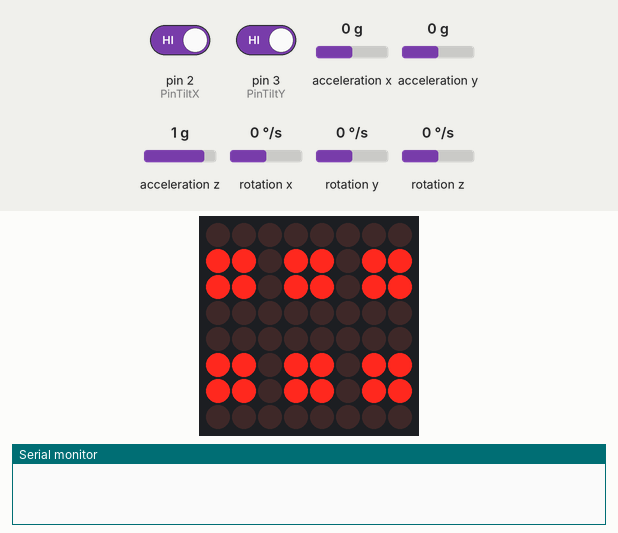
The sketch below on a simulated Arduino Uno, built with avr-gcc and run on an emulated ATmega328P. On the bench: 8×8 LED matrix, the last lines printed to the serial monitor. Wiring (inferred from the names in the program): MPU-6050 motion sensor at I2C address 0x68. The test bench sets the inputs (shaded band); at power-on: acceleration x 0 g, pin 2 (PinTiltX) HIGH, pin 3 (PinTiltY) HIGH, acceleration y 0 g, acceleration z 1 g, rotation x 0 °/s, rotation y 0 °/s, rotation z 0 °/s. Random numbers use the default seed unless the sketch sets one.

Above: at 1.3 s.
3.5 s: acceleration x set to -1.4 g
At 6.9 s:
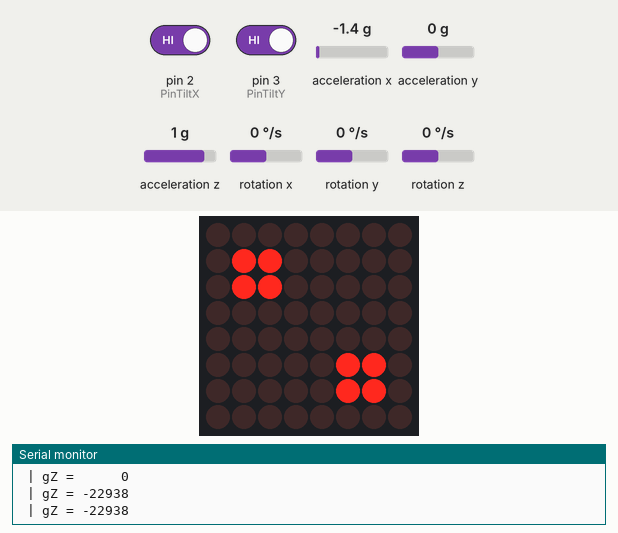
7.0 s: pin 2 (PinTiltX) driven LOW
At 8.5 s:
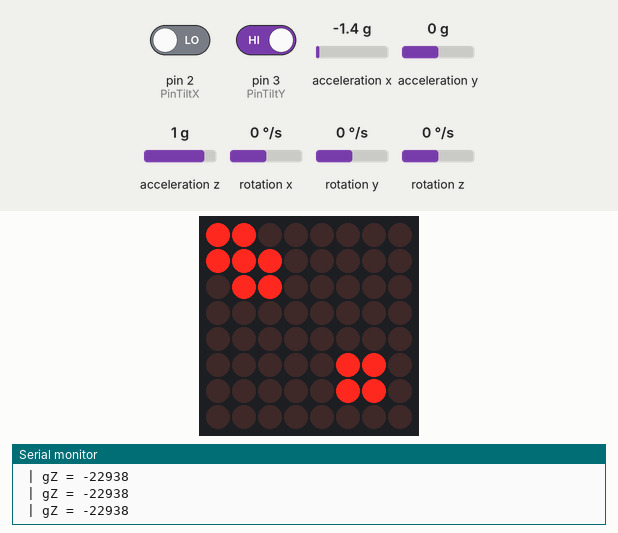
11.1 s: pin 3 (PinTiltY) driven LOW
At 12.9 s:
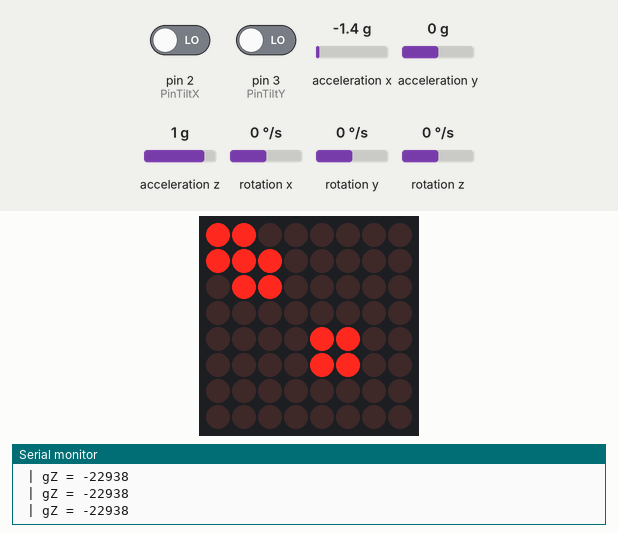
15.2 s: pin 2 (PinTiltX) driven HIGH
At 17.3 s:
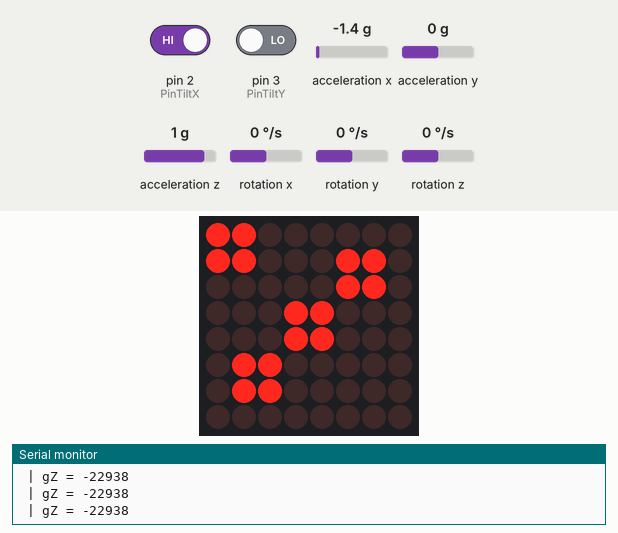
18.0 s: pin 3 (PinTiltY) driven HIGH
At 20.33 s:
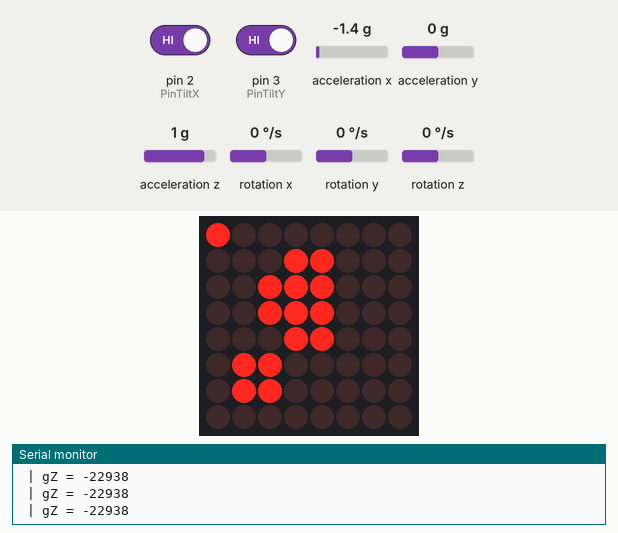
21.7 s: pin 2 (PinTiltX) driven LOW
At 23.6 s:
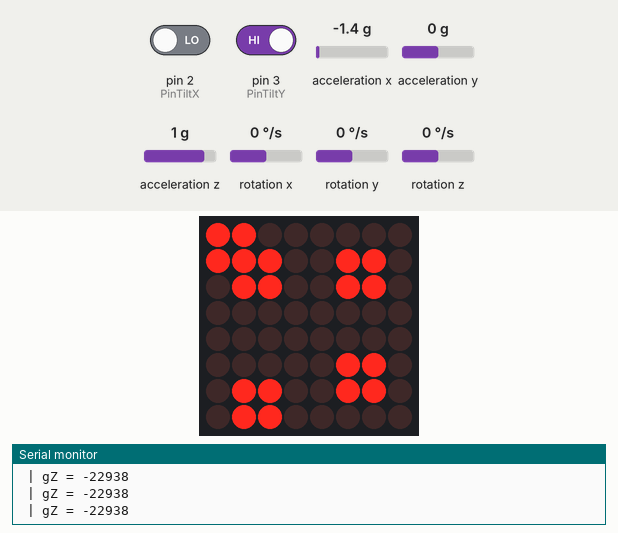

Measured:
- after the input at 3.5 s, the display: first changes after 1.9 s (image 1 shows a later state)
- what the display in image 0 shows lasts 1.1 s, from 1.2 s to 2.3 s
- what the display in image 2 shows lasts 2.2 s, from 7.7 s to 9.9 s

The sketch:

arr_led.ino
```cpp
// (licence header left out)
//Bibliothek fr die Ansteuerung der 8x8 LED-Matrix einbinden
//Include lib for the 8x8 LED matrix
#include "LedControl.h"
#include "Wire.h"

int PinTiltX = 2; //Pin fr Tiltsensor X
int PinTiltY = 3; //Pin fr Tiltsensor Y


const int MPU_ADDR = 0x68; // I2C address of the MPU-6050. If AD0 pin is set to HIGH, the I2C address will be 0x69.

int16_t accelerometer_x, accelerometer_y, accelerometer_z; // variables for accelerometer raw data
int16_t gyro_x, gyro_y, gyro_z; // variables for gyro raw data
int16_t temperature; // variables for temperature data

char tmp_str[7]; // temporary variable used in convert function

char* convert_int16_to_str(int16_t i) { // converts int16 to string. Moreover, resulting strings will have the same length in the debug monitor.
  sprintf(tmp_str, "%6d", i);
  return tmp_str;
}

//Pins der LED-Matrix
//Pins of the LED matrix
int PinCLK = 7;
int PinCS = 6;
int PinDIN = 5;

LedControl lc = LedControl(PinDIN, PinCLK, PinCS, 1);

//Koordinaten der Wrfelaugen in der LED-Matrix
//Coordinates of the Dice points in the LED matrix
int DicePic[8][6][2] =
{
  { //leere Matrix und Startposition:
    {9,9}, //1. Punkt
    {9,8}, //2. Punkt
    {9,7}, //3. Punkt
    {9,6}, //4. Punkt
    {9,5}, //5. Punkt
    {9,4} //6. Punkt
  },
  { //1:
    {4,4}, //1. Punkt
    {-1,-1}, //2. Punkt
    {-1,-1}, //3. Punkt
    {-1,-1}, //4. Punkt
    {-1,-1}, //5. Punkt
    {-1,-1}  //6. Punkt
  },
  { //2:
    {2,2}, //1. Punkt
    {6,6}, //2. Punkt
    {-1,-1}, //3. Punkt
    {-1,-1}, //4. Punkt
    {-1,-1}, //5. Punkt
    {-1,-1}  //6. Punkt
  },
  { //3:
    {2,6}, //1. Punkt
    {6,2}, //2. Punkt
    {4,4}, //3. Punkt
    {-1,-1}, //4. Punkt
    {-1,-1}, //5. Punkt
    {-1,-1}  //6. Punkt
  },
  { //4:
    {2,2}, //1. Punkt
    {2,6}, //2. Punkt
    {6,2}, //3. Punkt
    {6,6}, //4. Punkt
    {-1,-1}, //5. Punkt
    {-1,-1}  //6. Punkt
  },
  { //5:
    {2,2}, //1. Punkt
    {2,6}, //2. Punkt
    {6,2}, //3. Punkt
    {6,6}, //4. Punkt
    {4,4}, //5. Punkt
    {-1,-1}  //6. Punkt
  },
  { //6:
    {2,1}, //1. Punkt
    {2,4}, //2. Punkt
    {2,7}, //3. Punkt
    {6,1}, //4. Punkt
    {6,4}, //5. Punkt
    {6,7}  //6. Punkt
  },
  { //Start:
    {-1,-1}, //1. Punkt
    {-1,-1}, //2. Punkt
    {-1,-1}, //3. Punkt
    {-1,-1}, //4. Punkt
    {-1,-1}, //5. Punkt
    {-1,-1}  //6. Punkt
  }
  };


//Variablen der Wrfelaugen: Position, Richtung, Geschwindigkeit fr X und Y
//Variables of the dice: position, direction, speed for X and Y
float DiceXpos[6];
float DiceXdir[6];
volatile byte DiceXspeed[6];
float DiceYpos[6];
float DiceYdir[6];
volatile byte DiceYspeed[6];


int DiceValue;
unsigned long timestamp;
byte Mode;
int volatile shakes;
int ShakesPerSecond;
int step;

void InterruptChecks() {
  //Schttel-Anzahl zhlen
  //Count Shakes
  shakes=shakes+1;
  //Serial.println(millis());
  timestamp=millis();
}

void SetSpeedX() {
  if (Mode==0) {
    //alle Wrfel in X beschleunigen
    //Speed-up dice in X
    for (int i = 0; i < 6; i++) {
      if (DiceXspeed[i]<255) {DiceXspeed[i]=DiceXspeed[i]+5;}
    }
  }
  InterruptChecks();
}

void SetSpeedY() {
  if (Mode==0) {
    //alle Wrfel in Y beschleunigen
    //Speed-up dice in Y
    for (int i = 0; i < 6; i++) {
      if (DiceYspeed[i]<255) {DiceYspeed[i]=DiceYspeed[i]+5;}
    }
  }
  InterruptChecks();
}

void ShowLed(int x, int y, bool onoff) {
//LED nur anzeigen, wenn im sichtbaren Bereich
//show only, when x/y in matrix
  if ((x<8) and (y<8) and (x>=0) and (y>=0)) {
    lc.setLed(0, x, y, onoff);
  }
}

void ShowDot(int x, int y, bool onoff) {
//Wrfel-Auge anzeigen oder ausblenden
//Show or hide dice point
  ShowLed(x-1, y-1, onoff);
  ShowLed(x, y-1, onoff);
  ShowLed(x-1, y, onoff);
  ShowLed(x, y, onoff);
}

void ShowDicePic(int value) {
//Wurf anzeigen
//Show dice

boolean done;

  //alle Punkte von der aktuellen Position aus zur Zielposition von DiceValue bewegen
  //move all points from current position to destination of DiceValue
  for (int i = 0; i < 6; i++) {
    DiceXspeed[i]=100;
    DiceYspeed[i]=100;

    //Werte fr X berechnen
    //Calc x values
    DiceXdir[i]=0;
    if (int(DiceXpos[i])>DicePic[value][i][0]) {DiceXdir[i]=-1;}
    else if (int(DiceXpos[i])<DicePic[value][i][0]) {DiceXdir[i]=1;}

    DiceYdir[i]=0;
    if (int(DiceYpos[i])>DicePic[value][i][1]) {DiceYdir[i]=-1;}
    else if (int(DiceYpos[i])<DicePic[value][i][1]) {DiceYdir[i]=1;}
  }

  //Serial.println(value);
  //Serial.println("Bewegung Start // Start moving");
  //Punkte bewegen
  do {
    //Serial.println("Bewegung // Moving");
    for (int i = 0; i < 6; i++) {
      if (int(DiceXpos[i])!=DicePic[value][i][0]) {
        DoStep(DiceXpos[i],DiceXdir[i],DiceXspeed[i],false);
      }
      if (int(DiceYpos[i])!=DicePic[value][i][1]) {
        DoStep(DiceYpos[i],DiceYdir[i],DiceYspeed[i],false);
      }
    }

    lc.clearDisplay(0);
    for (int i = 0; i < 6; i++) {
      ShowDot(int(DiceXpos[i]), int(DiceYpos[i]), true);
    }

    delay(50);

    //Sind alle Augen an ihrer Zielposition
    //Dice points are on destition position
    done=true;
    for (int i = 0; i < 6; i++) {
      if (int(DiceXpos[i])!=DicePic[value][i][0]) {done=false;}
      if (int(DiceYpos[i])!=DicePic[value][i][1]) {done=false;}
    }

  } while (done==false);
  //Serial.println("Bewegung Ende // End moving");

  lc.clearDisplay(0);
  for (int i = 0; i < 6; i++) {
    ShowDot(DicePic[value][i][0],DicePic[value][i][1], true);
  }
}


void DoStep(float &pos, float &dir, volatile byte &sp, bool check) {
  pos=pos+float(sp)/255*dir;

  if (check==true) {
    if (pos>7) {
        pos=7;
        dir=dir*(-1);
        }
    if (pos<1) {
        pos=1;
        dir=dir*(-1);
      }

  }
  // Geschwindigkeit wird pro Schritt langsamer
  // Velocity decreases every step
    if (sp>0) {sp=sp-1;}
}

void MoveDots() {
  //alle Wrfel einen Schritt weiter bewegen
  //move dice points one step further
  for (int i = 0; i < 6; i++) {
    //neue Koordinaten berechnen
    //calc new coordinates
    DoStep(DiceXpos[i],DiceXdir[i],DiceXspeed[i],true);
    DoStep(DiceYpos[i],DiceYdir[i],DiceYspeed[i],true);
  }

    //Wrfel-Augen anzeigen
    //show dice points
    lc.clearDisplay(0);
    for (int i = 0; i < 6; i++) {
      ShowDot(int(DiceXpos[i]), int(DiceYpos[i]), true);
    }

}


void setup() {
   Serial.begin(9600);
  Wire.begin();
  Wire.beginTransmission(MPU_ADDR); // Begins a transmission to the I2C slave (GY-521 board)
  Wire.write(0x6B); // PWR_MGMT_1 register
  Wire.write(0); // set to zero (wakes up the MPU-6050)
  Wire.endTransmission(true);
  //Der MAX7219 ist beim Starten im Power-Saving Modus,
  //er muss aufgeweckt werden.
  //The MAX7219 is in power-saving mode on startup,
  //we have to do a wakeup call
  lc.shutdown(0, false);
  //Helligkeit auf einen Mittelwert
  //Set the brightness to a medium values
  lc.setIntensity(0, 8);
  //und Display lschen
  //and clear the display
  lc.clearDisplay(0);

  randomSeed(analogRead(0));
  DiceValue=0;

  for (int i = 0; i < 6; i++) {
    DiceXpos[i]=DicePic[7][i][0];
    DiceYpos[i]=DicePic[7][i][1];

    DiceXdir[i]=random(3)-1;
    DiceYdir[i]=random(3)-1;
    DiceXspeed[i]=random(126)+120;
    DiceYspeed[i]=random(126)+120;
    }

  //Pins einstellen
  //Setup the pins
  pinMode(PinTiltX, INPUT_PULLUP);
  pinMode(PinTiltY, INPUT_PULLUP);
  attachInterrupt(digitalPinToInterrupt(PinTiltX),SetSpeedX,CHANGE);
  attachInterrupt(digitalPinToInterrupt(PinTiltY),SetSpeedY,CHANGE);

  lc.clearDisplay(0);

  timestamp=millis();
  Mode=1;

  ShowDicePic(6);
  delay(1000);

  lc.clearDisplay(0);
  Mode=0;
  Serial.begin(9600);
  step=0;
  shakes=0;
}

void loop() {

Wire.beginTransmission(MPU_ADDR);
  Wire.write(0x3B); // starting with register 0x3B (ACCEL_XOUT_H) [MPU-6000 and MPU-6050 Register Map and Descriptions Revision 4.2, p.40]
  Wire.endTransmission(false); // the parameter indicates that the Arduino will send a restart. As a result, the connection is kept active.
  Wire.requestFrom(MPU_ADDR, 7*2, true); // request a total of 7*2=14 registers
 gyro_z = Wire.read()<<8 | Wire.read();
  accelerometer_z = Wire.read()<<8 | Wire.read(); // reading registers: 0x3F (ACCEL_ZOUT_H) and 0x40 (ACCEL_ZOUT_L)
Serial.print(" | gZ = "); Serial.print(convert_int16_to_str(gyro_z));
  //Serial.print(" | aZ = "); Serial.print(convert_int16_to_str(accelerometer_z));

  Serial.println();
  delay(1000);

  delay(50);
  step=step+1;
  if (step>20) {
    //1 sek ist vorbei
    //1 sec is over
    step=0;
    ShakesPerSecond=shakes;
    shakes=0;
  }

 if(gyro_z>7500||gyro_z<-3000)
 {
    MoveDots();
    if (millis()-timestamp>2000) {
      //seit 2 sek kein Schtteln mehr
      //there is no shaking since 2 sec
      Mode=1;
      DiceValue=random(6)+1;
      ShowDicePic(DiceValue);
    }


  if (ShakesPerSecond>5) {
    //Es wird wieder geschttelt
    //shaking again
    Mode=0;
  }
 }

}
```
